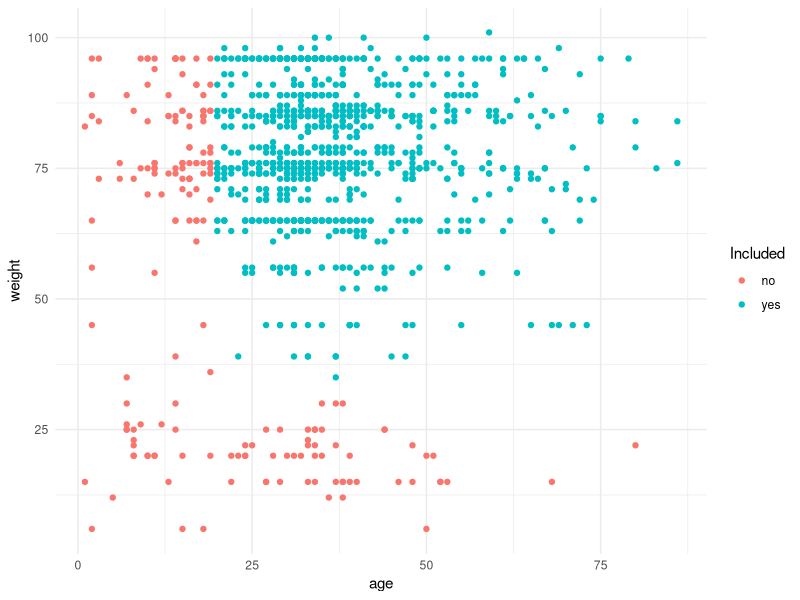

Write R code to recreate this figure.
## ---- chunk 1
knitr::opts_chunk$set(echo = FALSE)
library(tidyverse)
library(kableExtra)
knitr::opts_knit$set(root.dir = here::here()) #root dir for file to project root dir


## ---- chunk 2
death_cases <- read_csv("data/01_death_cases.csv")
recovered_cases <- read_csv("data/01_recovered_cases.csv")
under_treatment_cases <- read_csv("data/01_under_treatment_cases.csv")
all_cases<- death_cases %>%
  mutate(birth_date=as.double(birth_date))%>%
  full_join(recovered_cases)%>%
  full_join(under_treatment_cases)
## ---- chunk 3
all_cases %>%
  head(8) %>%
  kbl("html") %>%
  kable_paper() %>%
  scroll_box(width = "1000px")
## ---- chunk 4
knitr::include_graphics("flow_chart.png", error = FALSE)
## ---- chunk 5
all_cases %>%
  mutate(Included = ifelse((age >= 20 & weight >= 35), yes="yes", no="no")) %>%
  ggplot(aes(x = age, y = weight, col=Included)) +
  geom_point() +
  theme_minimal()
## ---- chunk 6
y <- data.frame(changes = c(
  "Removed special characters from variable names" , 
  "Greedy cleanup of binary variables",
  "Blood type had non-conforming entries which were set to NA", 
  "Birth dates of other than 4 numbers were set to NA",  
  "Only include women > 20 years, as they are the primary risk group",  
  "Remove abnormal attribute combinations", 
  "Remove singular columns (with only one value for all samples)"))

x <- knitr::kable(y, "html", col.names = NULL) %>%
  kable_styling(font_size = 23) %>%
  pack_rows("Column names",1,1) %>%
  pack_rows("Variable values",2,4) %>%
  pack_rows("Filter out samples",5,6) %>%
  pack_rows("Removing columns", 7,7)

x
## ---- chunk 7
y <- data.frame(changes = c(
  "Categorical variables as factor",
  "Explicit values for categorical variables",
  "Age at treatment",
  "Normalised numerical variables"))

x <- knitr::kable(y, "html", col.names = NULL) %>%
  kable_styling(font_size = 23) %>%
  pack_rows("Values changed",1,2) %>%
  pack_rows("Adding columns",3,4) 

x
## ---- chunk 8
knitr::include_graphics("../results/04_analysis_barchart_categorical_education_to_heartmedicine.png", error = F)
## ---- chunk 9
knitr::include_graphics("../results/04_analysis_barchart_categorical_gallmedicine_to_condition.png", error = F)
## ---- chunk 10

knitr::include_graphics("../results/04_analysis_densitograms_on_condition.png", 
  error = F)
## ---- chunk 11

knitr::include_graphics("../results/04_analysis_densitograms_on_tumor.png", 
  error = F)
## ---- chunk 12

knitr::include_graphics("../results/06_MCA_contour_tumorType.png", 
  error = F)
## ---- chunk 13

knitr::include_graphics("../results/06_MCA_contour_conditions.png", 
  error = F)
## ---- chunk 14

knitr::include_graphics("../results/06_MCA_supImp_rotation.png", 
  error = F)
## ---- chunk 15

knitr::include_graphics("../results/05_heatmap_binary.png", 
  error = F)
## ---- chunk 16

knitr::include_graphics("../results/05_heatmap_numeric.png", 
  error = F)
## ---- chunk 17
redMod_tumor = read.csv("results/07_Model_performance_tumor.csv")

redMod_tumor %>%
  pivot_wider(names_from = "term", values_from = "estimate") %>%
  select(-class) %>%
  mutate(across(-model, function(x) str_c(round(x*100),"%"))) %>%
  kbl("html") %>%
  kable_minimal() %>%
    kable_styling(font_size = 20) %>%
  footnote(general= "Positive class = Malignant",
           fixed_small_size = TRUE)

## ---- chunk 18
redMod_tumor = read.csv("results/08_Model_performance_condition.csv")

redMod_tumor %>%
  pivot_wider(names_from = "term", values_from = "estimate") %>%
  select(-class) %>%
  mutate(across(-model, function(x) str_c(round(x*100),"%"))) %>%
  rename_with(.fn = function(x) str_replace(x, "_", " ") %>% str_to_sentence()) %>%
  kbl("html") %>%
  kable_minimal() %>%
  kable_styling(font_size = 20) %>%
  footnote(general = "Positive class = Death",
           fixed_small_size = TRUE)

## ---- chunk 19
knitr::include_graphics("app_screenshot.png", 
  error = F)
